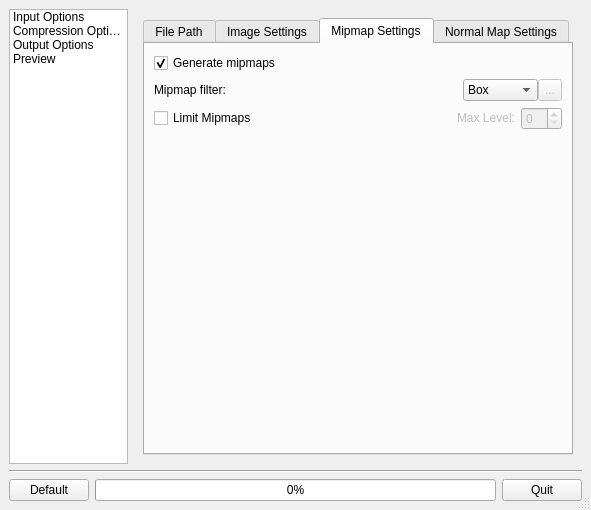
<ui version="4.0" >
 <class>ConfigDialog</class>
 <widget class="QDialog" name="ConfigDialog" >
  <property name="geometry" >
   <rect>
    <x>0</x>
    <y>0</y>
    <width>591</width>
    <height>510</height>
   </rect>
  </property>
  <property name="windowTitle" >
   <string>NVIDIA Texture Tools</string>
  </property>
  <property name="windowIcon" >
   <iconset/>
  </property>
  <property name="sizeGripEnabled" >
   <bool>true</bool>
  </property>
  <layout class="QVBoxLayout" >
   <property name="margin" >
    <number>9</number>
   </property>
   <property name="spacing" >
    <number>6</number>
   </property>
   <item>
    <layout class="QHBoxLayout" >
     <property name="margin" >
      <number>0</number>
     </property>
     <property name="spacing" >
      <number>6</number>
     </property>
     <item>
      <layout class="QVBoxLayout" >
       <property name="margin" >
        <number>0</number>
       </property>
       <property name="spacing" >
        <number>6</number>
       </property>
       <item>
        <widget class="QListWidget" name="listWidget" >
         <property name="minimumSize" >
          <size>
           <width>64</width>
           <height>0</height>
          </size>
         </property>
         <property name="maximumSize" >
          <size>
           <width>128</width>
           <height>16777215</height>
          </size>
         </property>
         <property name="horizontalScrollBarPolicy" >
          <enum>Qt::ScrollBarAlwaysOff</enum>
         </property>
         <property name="movement" >
          <enum>QListView::Static</enum>
         </property>
         <property name="flow" >
          <enum>QListView::TopToBottom</enum>
         </property>
         <property name="isWrapping" stdset="0" >
          <bool>false</bool>
         </property>
         <property name="resizeMode" >
          <enum>QListView::Adjust</enum>
         </property>
         <property name="viewMode" >
          <enum>QListView::ListMode</enum>
         </property>
         <item>
          <property name="text" >
           <string>Input Options</string>
          </property>
         </item>
         <item>
          <property name="text" >
           <string>Compression Options</string>
          </property>
         </item>
         <item>
          <property name="text" >
           <string>Output Options</string>
          </property>
         </item>
         <item>
          <property name="text" >
           <string>Preview</string>
          </property>
          <property name="icon" >
           <iconset>../../../../../../castano-stuff/qshaderedit/src/images/colorpicker.png</iconset>
          </property>
         </item>
        </widget>
       </item>
      </layout>
     </item>
     <item>
      <widget class="QStackedWidget" name="stackedWidget" >
       <property name="sizePolicy" >
        <sizepolicy>
         <hsizetype>7</hsizetype>
         <vsizetype>7</vsizetype>
         <horstretch>0</horstretch>
         <verstretch>0</verstretch>
        </sizepolicy>
       </property>
       <property name="currentIndex" >
        <number>0</number>
       </property>
       <widget class="QWidget" name="inputPage" >
        <layout class="QVBoxLayout" >
         <property name="margin" >
          <number>9</number>
         </property>
         <property name="spacing" >
          <number>6</number>
         </property>
         <item>
          <widget class="QTabWidget" name="tabWidget" >
           <property name="currentIndex" >
            <number>2</number>
           </property>
           <property name="usesScrollButtons" >
            <bool>false</bool>
           </property>
           <widget class="QWidget" name="widget" >
            <attribute name="title" >
             <string>File Path</string>
            </attribute>
            <layout class="QVBoxLayout" >
             <property name="margin" >
              <number>9</number>
             </property>
             <property name="spacing" >
              <number>6</number>
             </property>
             <item>
              <layout class="QHBoxLayout" >
               <property name="margin" >
                <number>0</number>
               </property>
               <property name="spacing" >
                <number>6</number>
               </property>
               <item>
                <widget class="QLineEdit" name="imagePathLineEdit" />
               </item>
               <item>
                <widget class="QPushButton" name="openButton" >
                 <property name="sizePolicy" >
                  <sizepolicy>
                   <hsizetype>0</hsizetype>
                   <vsizetype>0</vsizetype>
                   <horstretch>0</horstretch>
                   <verstretch>0</verstretch>
                  </sizepolicy>
                 </property>
                 <property name="text" >
                  <string>Open</string>
                 </property>
                </widget>
               </item>
              </layout>
             </item>
             <item>
              <widget class="QGraphicsView" name="graphicsView" />
             </item>
             <item>
              <widget class="QTextEdit" name="imageDescription" >
               <property name="sizePolicy" >
                <sizepolicy>
                 <hsizetype>0</hsizetype>
                 <vsizetype>0</vsizetype>
                 <horstretch>0</horstretch>
                 <verstretch>0</verstretch>
                </sizepolicy>
               </property>
               <property name="maximumSize" >
                <size>
                 <width>16777215</width>
                 <height>120</height>
                </size>
               </property>
               <property name="readOnly" >
                <bool>true</bool>
               </property>
              </widget>
             </item>
            </layout>
           </widget>
           <widget class="QWidget" name="widget" >
            <attribute name="title" >
             <string>Image Settings</string>
            </attribute>
            <layout class="QVBoxLayout" >
             <property name="margin" >
              <number>9</number>
             </property>
             <property name="spacing" >
              <number>6</number>
             </property>
             <item>
              <widget class="QGroupBox" name="groupBox_5" >
               <property name="sizePolicy" >
                <sizepolicy>
                 <hsizetype>0</hsizetype>
                 <vsizetype>0</vsizetype>
                 <horstretch>0</horstretch>
                 <verstretch>0</verstretch>
                </sizepolicy>
               </property>
               <property name="title" >
                <string>Color Mode</string>
               </property>
               <layout class="QVBoxLayout" >
                <property name="margin" >
                 <number>9</number>
                </property>
                <property name="spacing" >
                 <number>0</number>
                </property>
                <item>
                 <widget class="QRadioButton" name="radioButton_3" >
                  <property name="text" >
                   <string>RGB</string>
                  </property>
                  <property name="checked" >
                   <bool>true</bool>
                  </property>
                 </widget>
                </item>
                <item>
                 <widget class="QRadioButton" name="radioButton_6" >
                  <property name="text" >
                   <string>Normal Map</string>
                  </property>
                 </widget>
                </item>
               </layout>
              </widget>
             </item>
             <item>
              <widget class="QGroupBox" name="groupBox_4" >
               <property name="sizePolicy" >
                <sizepolicy>
                 <hsizetype>0</hsizetype>
                 <vsizetype>0</vsizetype>
                 <horstretch>0</horstretch>
                 <verstretch>0</verstretch>
                </sizepolicy>
               </property>
               <property name="title" >
                <string>Alpha Mode</string>
               </property>
               <layout class="QVBoxLayout" >
                <property name="margin" >
                 <number>9</number>
                </property>
                <property name="spacing" >
                 <number>0</number>
                </property>
                <item>
                 <widget class="QRadioButton" name="alphaNoneRadioButton" >
                  <property name="text" >
                   <string>None</string>
                  </property>
                  <property name="checked" >
                   <bool>false</bool>
                  </property>
                 </widget>
                </item>
                <item>
                 <widget class="QRadioButton" name="alphaTransparencyRadioButton" >
                  <property name="text" >
                   <string>Transparency</string>
                  </property>
                  <property name="checked" >
                   <bool>true</bool>
                  </property>
                 </widget>
                </item>
                <item>
                 <widget class="QRadioButton" name="alphaPremultipliedRadioButton" >
                  <property name="text" >
                   <string>Premultiplied</string>
                  </property>
                 </widget>
                </item>
               </layout>
              </widget>
             </item>
             <item>
              <layout class="QHBoxLayout" >
               <property name="margin" >
                <number>0</number>
               </property>
               <property name="spacing" >
                <number>0</number>
               </property>
               <item>
                <widget class="QLabel" name="label_13" >
                 <property name="text" >
                  <string>Wrap Mode:</string>
                 </property>
                 <property name="buddy" >
                  <cstring>mipmapFilterComboBox</cstring>
                 </property>
                </widget>
               </item>
               <item>
                <widget class="QComboBox" name="wrapModeComboBox" >
                 <property name="maximumSize" >
                  <size>
                   <width>16777215</width>
                   <height>26</height>
                  </size>
                 </property>
                 <item>
                  <property name="text" >
                   <string>Mirror</string>
                  </property>
                 </item>
                 <item>
                  <property name="text" >
                   <string>Repeat</string>
                  </property>
                 </item>
                 <item>
                  <property name="text" >
                   <string>Clamp</string>
                  </property>
                 </item>
                </widget>
               </item>
              </layout>
             </item>
             <item>
              <layout class="QHBoxLayout" >
               <property name="margin" >
                <number>0</number>
               </property>
               <property name="spacing" >
                <number>6</number>
               </property>
               <item>
                <widget class="QLabel" name="label_5" >
                 <property name="sizePolicy" >
                  <sizepolicy>
                   <hsizetype>7</hsizetype>
                   <vsizetype>0</vsizetype>
                   <horstretch>0</horstretch>
                   <verstretch>0</verstretch>
                  </sizepolicy>
                 </property>
                 <property name="text" >
                  <string>Input Gamma:</string>
                 </property>
                 <property name="buddy" >
                  <cstring>inputGammaSpinBox</cstring>
                 </property>
                </widget>
               </item>
               <item>
                <widget class="QDoubleSpinBox" name="inputGammaSpinBox" >
                 <property name="sizePolicy" >
                  <sizepolicy>
                   <hsizetype>4</hsizetype>
                   <vsizetype>0</vsizetype>
                   <horstretch>0</horstretch>
                   <verstretch>0</verstretch>
                  </sizepolicy>
                 </property>
                 <property name="buttonSymbols" >
                  <enum>QAbstractSpinBox::UpDownArrows</enum>
                 </property>
                 <property name="maximum" >
                  <double>4.000000000000000</double>
                 </property>
                 <property name="minimum" >
                  <double>0.050000000000000</double>
                 </property>
                 <property name="singleStep" >
                  <double>0.050000000000000</double>
                 </property>
                 <property name="value" >
                  <double>2.200000000000000</double>
                 </property>
                </widget>
               </item>
              </layout>
             </item>
             <item>
              <layout class="QHBoxLayout" >
               <property name="margin" >
                <number>0</number>
               </property>
               <property name="spacing" >
                <number>6</number>
               </property>
               <item>
                <widget class="QLabel" name="label_6" >
                 <property name="sizePolicy" >
                  <sizepolicy>
                   <hsizetype>7</hsizetype>
                   <vsizetype>0</vsizetype>
                   <horstretch>0</horstretch>
                   <verstretch>0</verstretch>
                  </sizepolicy>
                 </property>
                 <property name="text" >
                  <string>Output Gamma:</string>
                 </property>
                 <property name="buddy" >
                  <cstring>inputGammaSpinBox</cstring>
                 </property>
                </widget>
               </item>
               <item>
                <widget class="QDoubleSpinBox" name="outputGammaSpinBox" >
                 <property name="sizePolicy" >
                  <sizepolicy>
                   <hsizetype>4</hsizetype>
                   <vsizetype>0</vsizetype>
                   <horstretch>0</horstretch>
                   <verstretch>0</verstretch>
                  </sizepolicy>
                 </property>
                 <property name="buttonSymbols" >
                  <enum>QAbstractSpinBox::UpDownArrows</enum>
                 </property>
                 <property name="maximum" >
                  <double>4.000000000000000</double>
                 </property>
                 <property name="minimum" >
                  <double>0.050000000000000</double>
                 </property>
                 <property name="singleStep" >
                  <double>0.050000000000000</double>
                 </property>
                 <property name="value" >
                  <double>2.200000000000000</double>
                 </property>
                </widget>
               </item>
              </layout>
             </item>
             <item>
              <spacer>
               <property name="orientation" >
                <enum>Qt::Vertical</enum>
               </property>
               <property name="sizeHint" >
                <size>
                 <width>204</width>
                 <height>131</height>
                </size>
               </property>
              </spacer>
             </item>
            </layout>
           </widget>
           <widget class="QWidget" name="widget" >
            <attribute name="title" >
             <string>Mipmap Settings</string>
            </attribute>
            <layout class="QVBoxLayout" >
             <property name="margin" >
              <number>9</number>
             </property>
             <property name="spacing" >
              <number>6</number>
             </property>
             <item>
              <widget class="QCheckBox" name="generateMipmapsCheckBox" >
               <property name="text" >
                <string>Generate mipmaps</string>
               </property>
               <property name="checked" >
                <bool>true</bool>
               </property>
              </widget>
             </item>
             <item>
              <layout class="QHBoxLayout" >
               <property name="margin" >
                <number>0</number>
               </property>
               <property name="spacing" >
                <number>0</number>
               </property>
               <item>
                <widget class="QLabel" name="mipmapFilterLabel" >
                 <property name="sizePolicy" >
                  <sizepolicy>
                   <hsizetype>7</hsizetype>
                   <vsizetype>5</vsizetype>
                   <horstretch>0</horstretch>
                   <verstretch>0</verstretch>
                  </sizepolicy>
                 </property>
                 <property name="text" >
                  <string>Mipmap filter:</string>
                 </property>
                 <property name="buddy" >
                  <cstring>mipmapFilterComboBox</cstring>
                 </property>
                </widget>
               </item>
               <item>
                <widget class="QComboBox" name="mipmapFilterComboBox" >
                 <property name="maximumSize" >
                  <size>
                   <width>16777215</width>
                   <height>26</height>
                  </size>
                 </property>
                 <item>
                  <property name="text" >
                   <string>Box</string>
                  </property>
                 </item>
                 <item>
                  <property name="text" >
                   <string>Triangle</string>
                  </property>
                 </item>
                 <item>
                  <property name="text" >
                   <string>Kaiser</string>
                  </property>
                 </item>
                </widget>
               </item>
               <item>
                <widget class="QToolButton" name="mipmapFilterSettings" >
                 <property name="enabled" >
                  <bool>false</bool>
                 </property>
                 <property name="sizePolicy" >
                  <sizepolicy>
                   <hsizetype>0</hsizetype>
                   <vsizetype>0</vsizetype>
                   <horstretch>0</horstretch>
                   <verstretch>0</verstretch>
                  </sizepolicy>
                 </property>
                 <property name="maximumSize" >
                  <size>
                   <width>16777215</width>
                   <height>26</height>
                  </size>
                 </property>
                 <property name="autoFillBackground" >
                  <bool>false</bool>
                 </property>
                 <property name="text" >
                  <string>...</string>
                 </property>
                </widget>
               </item>
              </layout>
             </item>
             <item>
              <layout class="QHBoxLayout" >
               <property name="margin" >
                <number>0</number>
               </property>
               <property name="spacing" >
                <number>6</number>
               </property>
               <item>
                <widget class="QCheckBox" name="limitMipmapsCheckBox" >
                 <property name="sizePolicy" >
                  <sizepolicy>
                   <hsizetype>7</hsizetype>
                   <vsizetype>0</vsizetype>
                   <horstretch>0</horstretch>
                   <verstretch>0</verstretch>
                  </sizepolicy>
                 </property>
                 <property name="text" >
                  <string>Limit Mipmaps</string>
                 </property>
                </widget>
               </item>
               <item>
                <widget class="QLabel" name="maxLevelLabel" >
                 <property name="enabled" >
                  <bool>false</bool>
                 </property>
                 <property name="sizePolicy" >
                  <sizepolicy>
                   <hsizetype>0</hsizetype>
                   <vsizetype>0</vsizetype>
                   <horstretch>0</horstretch>
                   <verstretch>0</verstretch>
                  </sizepolicy>
                 </property>
                 <property name="text" >
                  <string>Max Level:</string>
                 </property>
                </widget>
               </item>
               <item>
                <widget class="QSpinBox" name="maxLevelSpinBox" >
                 <property name="enabled" >
                  <bool>false</bool>
                 </property>
                 <property name="sizePolicy" >
                  <sizepolicy>
                   <hsizetype>0</hsizetype>
                   <vsizetype>0</vsizetype>
                   <horstretch>0</horstretch>
                   <verstretch>0</verstretch>
                  </sizepolicy>
                 </property>
                 <property name="maximumSize" >
                  <size>
                   <width>80</width>
                   <height>16777215</height>
                  </size>
                 </property>
                </widget>
               </item>
              </layout>
             </item>
             <item>
              <spacer>
               <property name="orientation" >
                <enum>Qt::Vertical</enum>
               </property>
               <property name="sizeHint" >
                <size>
                 <width>204</width>
                 <height>71</height>
                </size>
               </property>
              </spacer>
             </item>
            </layout>
           </widget>
           <widget class="QWidget" name="widget" >
            <attribute name="title" >
             <string>Normal Map Settings</string>
            </attribute>
           </widget>
          </widget>
         </item>
        </layout>
       </widget>
       <widget class="QWidget" name="compressionPage" >
        <layout class="QVBoxLayout" >
         <property name="margin" >
          <number>9</number>
         </property>
         <property name="spacing" >
          <number>6</number>
         </property>
         <item>
          <layout class="QHBoxLayout" >
           <property name="margin" >
            <number>0</number>
           </property>
           <property name="spacing" >
            <number>6</number>
           </property>
           <item>
            <widget class="QLabel" name="label_3" >
             <property name="text" >
              <string>Format:</string>
             </property>
             <property name="textFormat" >
              <enum>Qt::PlainText</enum>
             </property>
             <property name="textInteractionFlags" >
              <enum>Qt::NoTextInteraction</enum>
             </property>
             <property name="buddy" >
              <cstring>formatComboBox</cstring>
             </property>
            </widget>
           </item>
           <item>
            <widget class="QComboBox" name="formatComboBox" >
             <item>
              <property name="text" >
               <string>Uncompressed</string>
              </property>
             </item>
             <item>
              <property name="text" >
               <string>BC1 (DXT1)</string>
              </property>
             </item>
             <item>
              <property name="text" >
               <string>BC1a (DXT1a)</string>
              </property>
             </item>
             <item>
              <property name="text" >
               <string>BC2 (DXT3)</string>
              </property>
             </item>
             <item>
              <property name="text" >
               <string>BC3 (DXT5)</string>
              </property>
             </item>
             <item>
              <property name="text" >
               <string>BC4</string>
              </property>
             </item>
             <item>
              <property name="text" >
               <string>BC5</string>
              </property>
             </item>
            </widget>
           </item>
          </layout>
         </item>
         <item>
          <layout class="QHBoxLayout" >
           <property name="margin" >
            <number>0</number>
           </property>
           <property name="spacing" >
            <number>6</number>
           </property>
           <item>
            <widget class="QLabel" name="label_4" >
             <property name="text" >
              <string>Quality:</string>
             </property>
             <property name="textFormat" >
              <enum>Qt::PlainText</enum>
             </property>
             <property name="textInteractionFlags" >
              <enum>Qt::NoTextInteraction</enum>
             </property>
             <property name="buddy" >
              <cstring>formatComboBox</cstring>
             </property>
            </widget>
           </item>
           <item>
            <widget class="QComboBox" name="formatComboBox_2" >
             <property name="currentIndex" >
              <number>1</number>
             </property>
             <item>
              <property name="text" >
               <string>Fastest</string>
              </property>
             </item>
             <item>
              <property name="text" >
               <string>Normal</string>
              </property>
             </item>
             <item>
              <property name="text" >
               <string>Production</string>
              </property>
             </item>
             <item>
              <property name="text" >
               <string>Highest</string>
              </property>
             </item>
            </widget>
           </item>
          </layout>
         </item>
         <item>
          <widget class="QGroupBox" name="groupBox_6" >
           <property name="sizePolicy" >
            <sizepolicy>
             <hsizetype>0</hsizetype>
             <vsizetype>0</vsizetype>
             <horstretch>0</horstretch>
             <verstretch>0</verstretch>
            </sizepolicy>
           </property>
           <property name="title" >
            <string>Color Weights</string>
           </property>
           <layout class="QVBoxLayout" >
            <property name="margin" >
             <number>9</number>
            </property>
            <property name="spacing" >
             <number>6</number>
            </property>
            <item>
             <layout class="QHBoxLayout" >
              <property name="margin" >
               <number>0</number>
              </property>
              <property name="spacing" >
               <number>6</number>
              </property>
              <item>
               <widget class="QLabel" name="label_10" >
                <property name="text" >
                 <string>Red</string>
                </property>
                <property name="buddy" >
                 <cstring>redSpinBox</cstring>
                </property>
               </widget>
              </item>
              <item>
               <widget class="QDoubleSpinBox" name="redSpinBox" >
                <property name="maximum" >
                 <double>1.000000000000000</double>
                </property>
                <property name="singleStep" >
                 <double>0.050000000000000</double>
                </property>
                <property name="value" >
                 <double>1.000000000000000</double>
                </property>
               </widget>
              </item>
             </layout>
            </item>
            <item>
             <layout class="QHBoxLayout" >
              <property name="margin" >
               <number>0</number>
              </property>
              <property name="spacing" >
               <number>6</number>
              </property>
              <item>
               <widget class="QLabel" name="label_11" >
                <property name="text" >
                 <string>Green</string>
                </property>
                <property name="buddy" >
                 <cstring>greenSpinBox</cstring>
                </property>
               </widget>
              </item>
              <item>
               <widget class="QDoubleSpinBox" name="greenSpinBox" >
                <property name="maximum" >
                 <double>1.000000000000000</double>
                </property>
                <property name="singleStep" >
                 <double>0.050000000000000</double>
                </property>
                <property name="value" >
                 <double>1.000000000000000</double>
                </property>
               </widget>
              </item>
             </layout>
            </item>
            <item>
             <layout class="QHBoxLayout" >
              <property name="margin" >
               <number>0</number>
              </property>
              <property name="spacing" >
               <number>6</number>
              </property>
              <item>
               <widget class="QLabel" name="label_12" >
                <property name="text" >
                 <string>Blue</string>
                </property>
                <property name="buddy" >
                 <cstring>blueSpinBox</cstring>
                </property>
               </widget>
              </item>
              <item>
               <widget class="QDoubleSpinBox" name="blueSpinBox" >
                <property name="maximum" >
                 <double>1.000000000000000</double>
                </property>
                <property name="singleStep" >
                 <double>0.050000000000000</double>
                </property>
                <property name="value" >
                 <double>1.000000000000000</double>
                </property>
               </widget>
              </item>
             </layout>
            </item>
            <item>
             <layout class="QHBoxLayout" >
              <property name="margin" >
               <number>0</number>
              </property>
              <property name="spacing" >
               <number>6</number>
              </property>
              <item>
               <widget class="QPushButton" name="uniformButton" >
                <property name="maximumSize" >
                 <size>
                  <width>16777215</width>
                  <height>22</height>
                 </size>
                </property>
                <property name="text" >
                 <string>Uniform Weights</string>
                </property>
                <property name="checkable" >
                 <bool>true</bool>
                </property>
                <property name="checked" >
                 <bool>true</bool>
                </property>
               </widget>
              </item>
              <item>
               <widget class="QPushButton" name="luminanceButton" >
                <property name="maximumSize" >
                 <size>
                  <width>16777215</width>
                  <height>22</height>
                 </size>
                </property>
                <property name="text" >
                 <string>Luminance Weights</string>
                </property>
                <property name="checkable" >
                 <bool>true</bool>
                </property>
               </widget>
              </item>
             </layout>
            </item>
           </layout>
          </widget>
         </item>
         <item>
          <spacer>
           <property name="orientation" >
            <enum>Qt::Vertical</enum>
           </property>
           <property name="sizeHint" >
            <size>
             <width>20</width>
             <height>191</height>
            </size>
           </property>
          </spacer>
         </item>
        </layout>
       </widget>
       <widget class="QWidget" name="outputPage" />
       <widget class="QWidget" name="previewPage" >
        <layout class="QVBoxLayout" >
         <property name="margin" >
          <number>9</number>
         </property>
         <property name="spacing" >
          <number>6</number>
         </property>
         <item>
          <layout class="QHBoxLayout" >
           <property name="margin" >
            <number>0</number>
           </property>
           <property name="spacing" >
            <number>6</number>
           </property>
           <item>
            <widget class="QGraphicsView" name="graphicsView_2" />
           </item>
          </layout>
         </item>
         <item>
          <layout class="QHBoxLayout" >
           <property name="margin" >
            <number>0</number>
           </property>
           <property name="spacing" >
            <number>6</number>
           </property>
           <item>
            <widget class="QCheckBox" name="filterCheckBox" >
             <property name="text" >
              <string>Bilinear Filter</string>
             </property>
             <property name="checked" >
              <bool>true</bool>
             </property>
            </widget>
           </item>
           <item>
            <widget class="QCheckBox" name="diffCheckBox" >
             <property name="text" >
              <string>View difference</string>
             </property>
            </widget>
           </item>
          </layout>
         </item>
        </layout>
       </widget>
      </widget>
     </item>
    </layout>
   </item>
   <item>
    <widget class="Line" name="line" >
     <property name="orientation" >
      <enum>Qt::Horizontal</enum>
     </property>
    </widget>
   </item>
   <item>
    <layout class="QHBoxLayout" >
     <property name="margin" >
      <number>0</number>
     </property>
     <property name="spacing" >
      <number>6</number>
     </property>
     <item>
      <widget class="QPushButton" name="pushButton_6" >
       <property name="text" >
        <string>Default</string>
       </property>
      </widget>
     </item>
     <item>
      <widget class="QProgressBar" name="progressBar" >
       <property name="enabled" >
        <bool>true</bool>
       </property>
       <property name="value" >
        <number>0</number>
       </property>
       <property name="textVisible" >
        <bool>true</bool>
       </property>
       <property name="orientation" >
        <enum>Qt::Horizontal</enum>
       </property>
       <property name="invertedAppearance" >
        <bool>false</bool>
       </property>
      </widget>
     </item>
     <item>
      <widget class="QPushButton" name="pushButton" >
       <property name="text" >
        <string>Quit</string>
       </property>
      </widget>
     </item>
    </layout>
   </item>
  </layout>
 </widget>
 <resources/>
 <connections>
  <connection>
   <sender>listWidget</sender>
   <signal>currentRowChanged(int)</signal>
   <receiver>stackedWidget</receiver>
   <slot>setCurrentIndex(int)</slot>
   <hints>
    <hint type="sourcelabel" >
     <x>118</x>
     <y>193</y>
    </hint>
    <hint type="destinationlabel" >
     <x>154</x>
     <y>220</y>
    </hint>
   </hints>
  </connection>
  <connection>
   <sender>pushButton</sender>
   <signal>clicked()</signal>
   <receiver>ConfigDialog</receiver>
   <slot>accept()</slot>
   <hints>
    <hint type="sourcelabel" >
     <x>565</x>
     <y>491</y>
    </hint>
    <hint type="destinationlabel" >
     <x>582</x>
     <y>506</y>
    </hint>
   </hints>
  </connection>
  <connection>
   <sender>limitMipmapsCheckBox</sender>
   <signal>clicked(bool)</signal>
   <receiver>maxLevelSpinBox</receiver>
   <slot>setEnabled(bool)</slot>
   <hints>
    <hint type="sourcelabel" >
     <x>451</x>
     <y>120</y>
    </hint>
    <hint type="destinationlabel" >
     <x>524</x>
     <y>120</y>
    </hint>
   </hints>
  </connection>
  <connection>
   <sender>limitMipmapsCheckBox</sender>
   <signal>clicked(bool)</signal>
   <receiver>maxLevelLabel</receiver>
   <slot>setEnabled(bool)</slot>
   <hints>
    <hint type="sourcelabel" >
     <x>337</x>
     <y>120</y>
    </hint>
    <hint type="destinationlabel" >
     <x>482</x>
     <y>124</y>
    </hint>
   </hints>
  </connection>
 </connections>
</ui>
